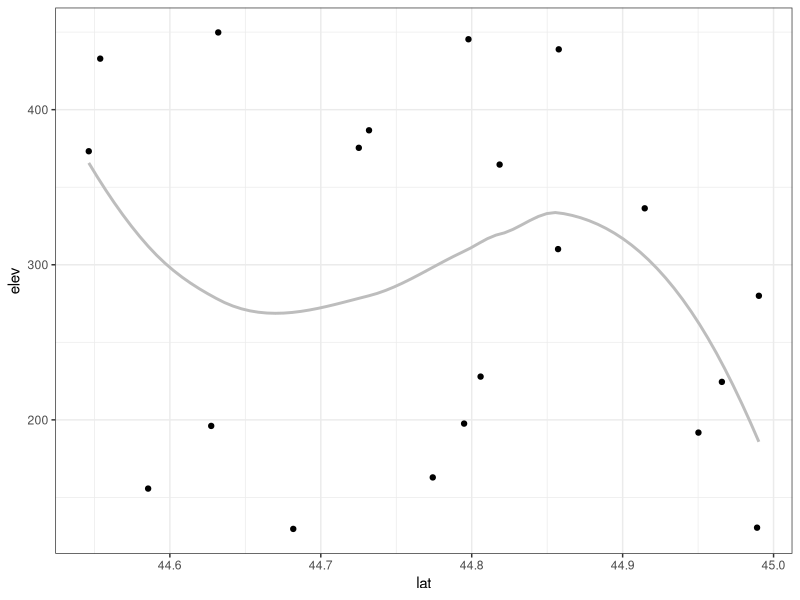
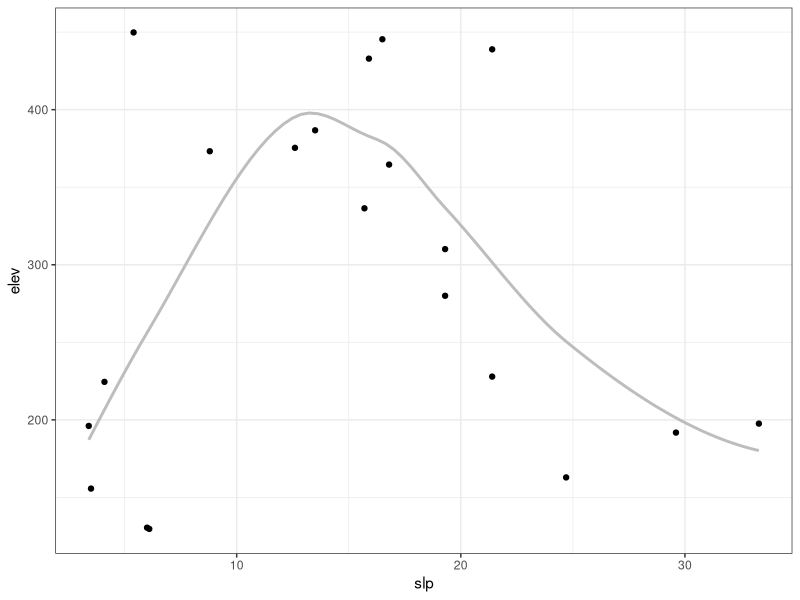
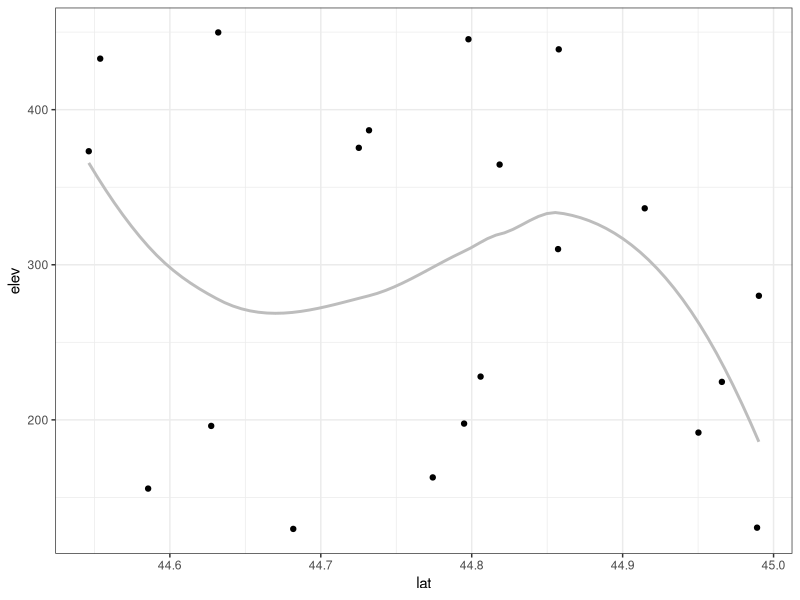
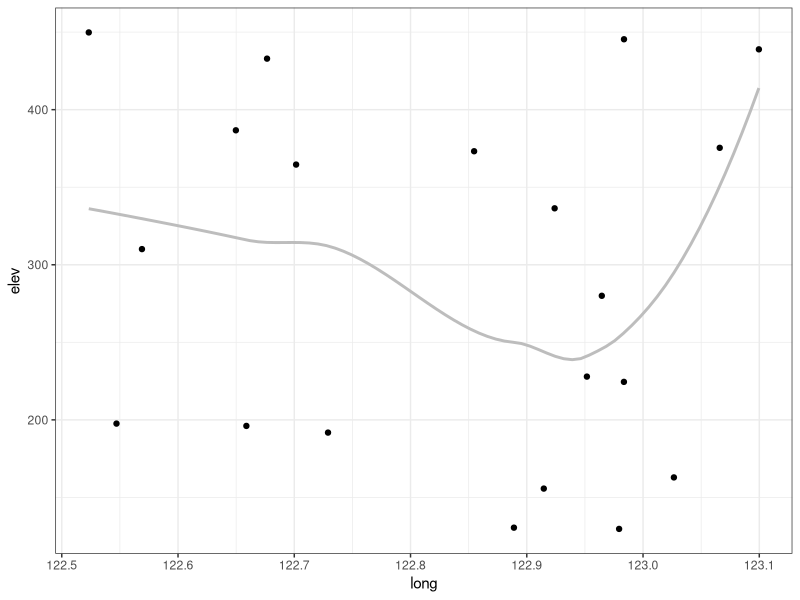
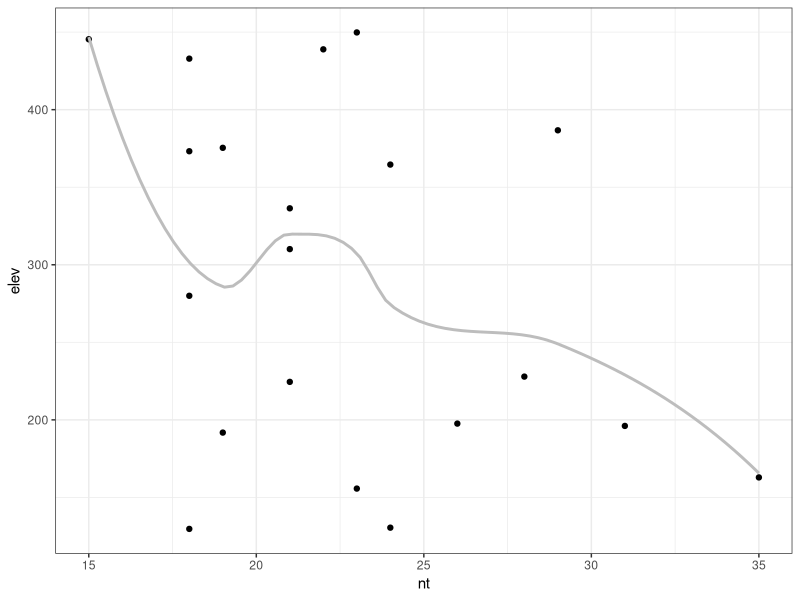
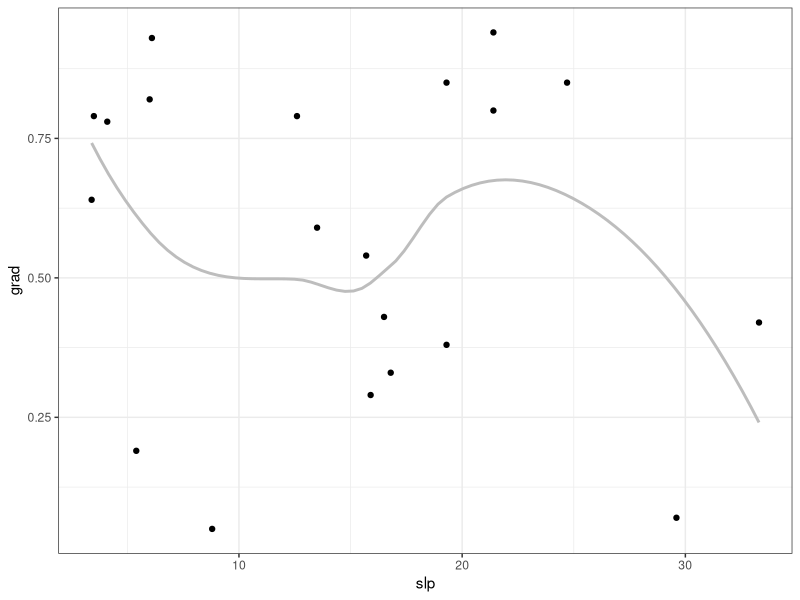
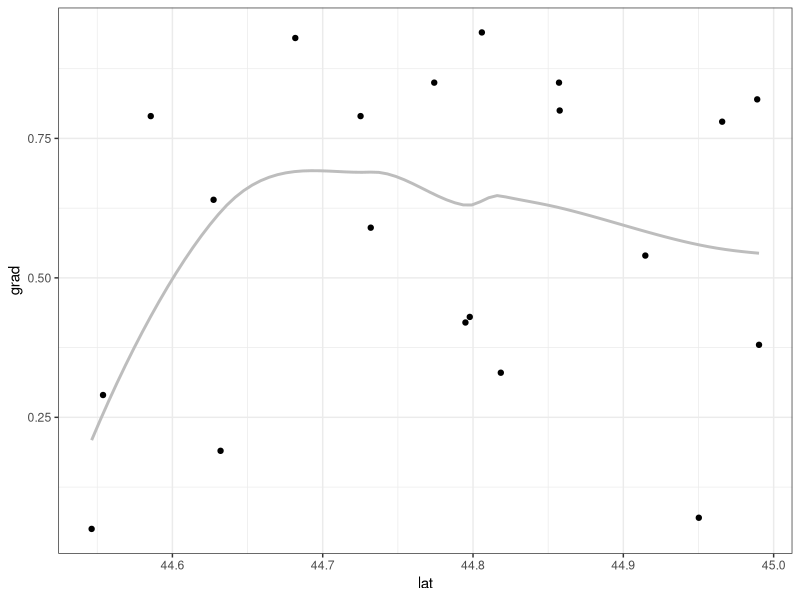
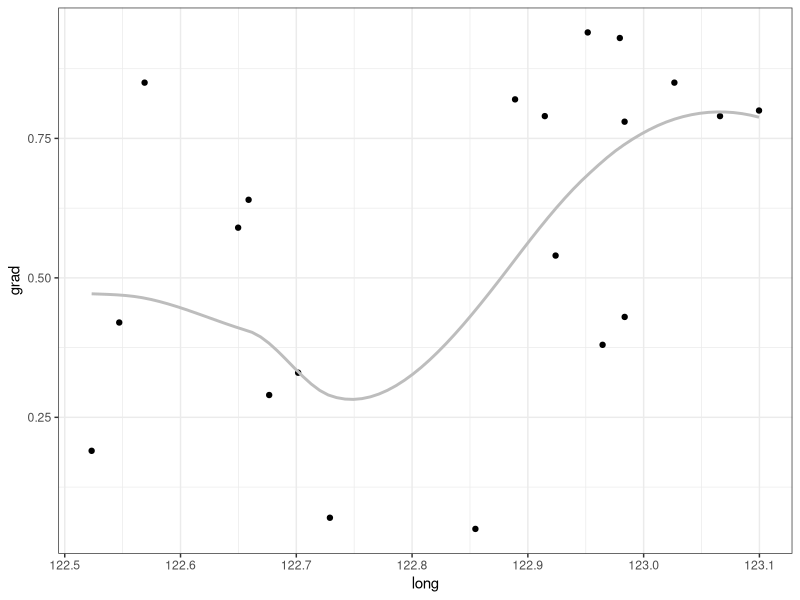

Generate these figures, in order, with R:
library(ggplot2) # v. 3.3.2
library(purrr) # v. 0.3.4


set.seed(16)
dat = data.frame(elev = round( runif(20, 100, 500), 1),
                 resp = round( runif(20, 0, 10), 1),
                 grad = round( runif(20, 0, 1), 2),
                 slp = round( runif(20, 0, 35),1),
                 lat = runif(20, 44.5, 45),
                 long = runif(20, 122.5, 123.1),
                 nt = rpois(20, lambda = 25) )
head(dat)


response = names(dat)[1:3]
expl = names(dat)[4:7]


response = set_names(response)
response


expl = set_names(expl)
expl


scatter_fun = function(x, y) {
     ggplot(dat, aes(x = .data[[x]], y = .data[[y]]) ) +
          geom_point() +
          geom_smooth(method = "loess", se = FALSE, color = "grey74") +
          theme_bw()
}


# scatter_fun = function(x, y) {
#      ggplot(dat, aes_string(x = x, y = y ) ) +
#           geom_point() +
#           geom_smooth(method = "loess", se = FALSE, color = "grey74") +
#           theme_bw()
# }
# 

scatter_fun(x = "lat", y = "elev")


elev_plots = map(expl, ~scatter_fun(.x, "elev") )

elev_plots


all_plots = map(response,
                ~map(expl, scatter_fun, y = .x) )


all_plots$grad[1:2]

all_plots$grad$long

all_plots[[3]][[3]]


resp_expl = tidyr::expand_grid(response, expl)
resp_expl


allplots2 = pmap(resp_expl, ~scatter_fun(x = .y, y = .x) )

allplots2_names = pmap(resp_expl, ~paste0(.x, "_", .y, ".png"))
allplots2_names[1:2]


# pdf("all_scatterplots.pdf")
# all_plots
# dev.off()
# 

# iwalk(all_plots, ~{
#      pdf(paste0(.y, "_scatterplots.pdf") )
#      print(.x)
#      dev.off()
# })
# 

plotnames = imap(all_plots, ~paste0(.y, "_", names(.x), ".png")) %>%
     flatten()
plotnames


# walk2(plotnames, flatten(all_plots), ~ggsave(filename = .x, plot = .y,
#                                              height = 7, width = 7))
# 

cowplot::plot_grid(plotlist = all_plots[[1]])


response_plots = map(all_plots, ~cowplot::plot_grid(plotlist = .x))
response_plots

